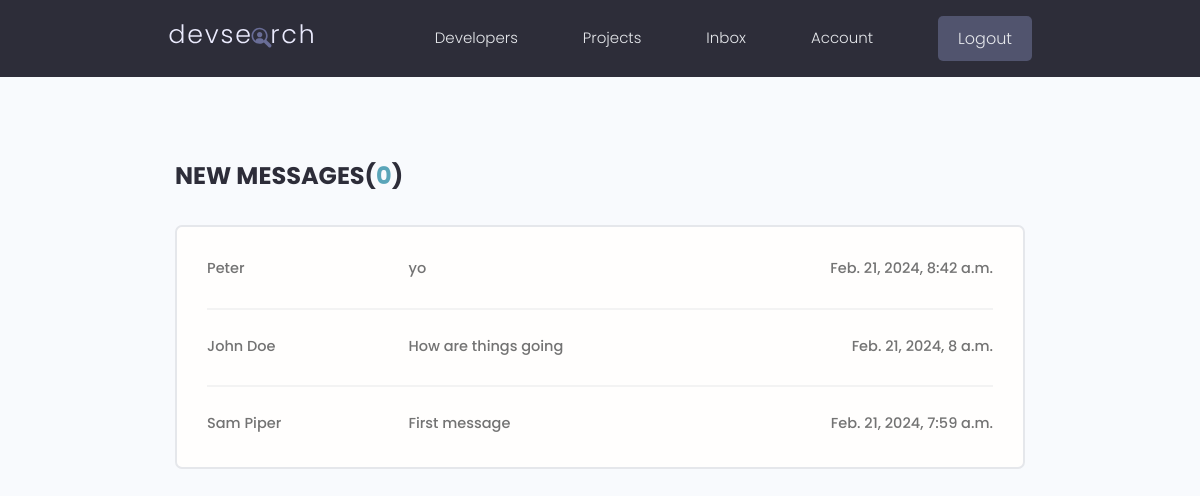
Page /inbox/ (signed in) on the earlier database version.
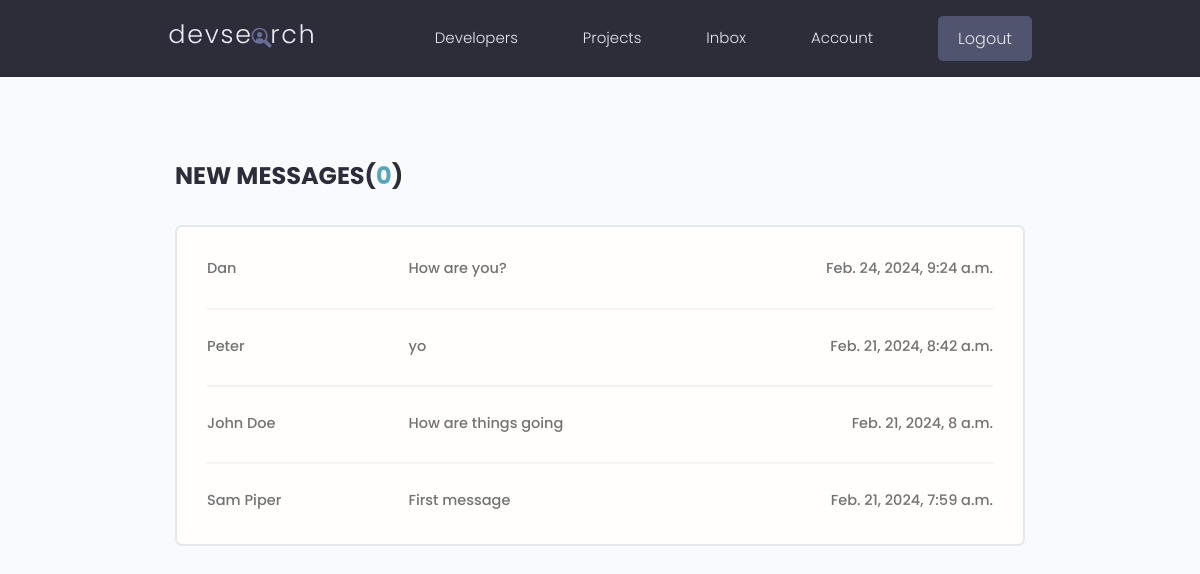
Same page on the later database version.
### usersApp/models.py (models this page shows, shortened)
class Message(models.Model):
    sender = models.ForeignKey(Profile, on_delete=models.SET_NULL, null=True, blank=True)
    recipient = models.ForeignKey(Profile, on_delete=models.SET_NULL, null=True, blank=True, related_name="messages")
    name = models.CharField(max_length=200, null=True, blank=True)
    email = models.EmailField(max_length=200, null=True, blank=True)
    subject = models.CharField(max_length=200, null=True, blank=True)
    body = models.TextField()
    is_read = models.BooleanField(default=False, null=True)
    created = models.DateTimeField(auto_now_add=True)
    id = models.UUIDField(default=uuid.uuid4, unique=True, primary_key=True, editable=False)
    class Meta:
        ordering = ['is_read', '-created']

### usersApp/views.py (the view)
# urls.py: path('inbox/', views.inbox, name="inbox"),
@login_required(login_url='login')
def inbox(request):
    profile = request.user.profile  # Get the currently logged-in user
    messageRequests = profile.messages.all()   # This is b/c the 'related_name' attribute in the Message model - in order to get a profile's messages, as in the messages sent to this owner / profile
    unreadCount = messageRequests.filter(is_read=False).count()
    context = {'messageRequests':messageRequests, 'unreadCount':unreadCount}
    return render(request,'usersApp/inbox.html',context)

### usersApp/templates/usersApp/inbox.html
{% extends 'main.html' %}
{% block content %}
  <main class="inbox my-xl">
    <div class="content-box">
      <h3 class="inbox__title">New Messages(<span>{{unreadCount}}</span>)</h3>
      <ul class="messages">
        {% for message in messageRequests %}
        {% if message.is_read == False %}
          <li class="message message--unread">
        {% else %}
          <li class="message">
        {% endif %}
            <a href="{% url 'message' message.id %}">
              <span class="message__author">{{message.name}}</span>
              <span class="message__subject">{{message.subject}}</span>
              <span class="message__date">{{message.created}}</span>
            </a>
        </li>
        {% endfor %}
      </ul>
    </div>
  </main>
{% endblock content %}

Differences in the rows shown:
added Message: name "Dan", subject "How are you?", created "Feb. 24, 2024, 9:24 a.m."
